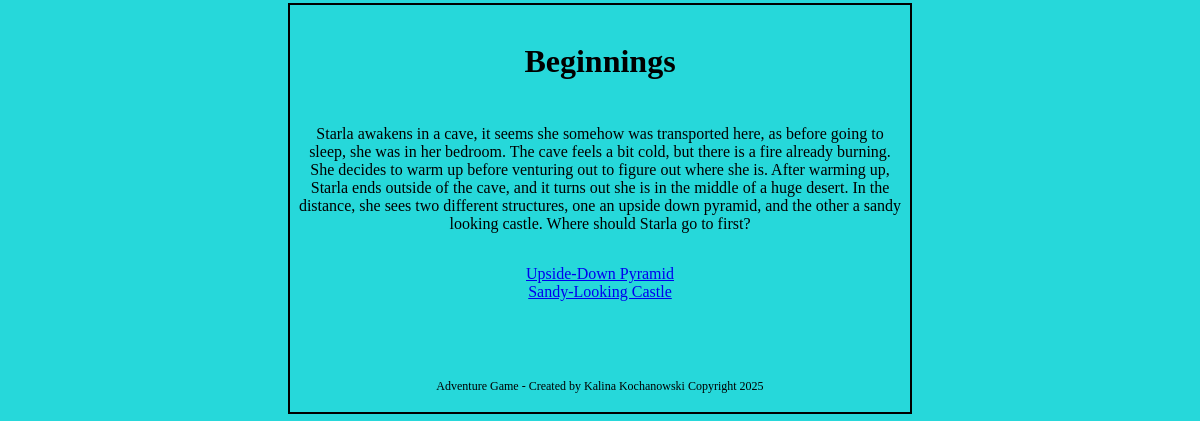
/adventure/scenario/1/, run on the app's committed database.
### adventure/models.py (models this page shows, shortened)
class Scenario(models.Model):
    title = models.CharField(max_length = 400)
    desc = models.TextField(verbose_name = "Description")

class Choice(models.Model):
    scenario = models.ForeignKey(Scenario, related_name = "choices", on_delete = models.CASCADE)
    choice = models.CharField(max_length = 350)
    next_scenario = models.ForeignKey(Scenario, related_name = "next_scene", on_delete = models.CASCADE)

### adventure/views.py (the view)
# urls.py: path('scenario/<int:scenario_id>/', views.adventure, name = 'game'),
def adventure(request, scenario_id):
    scenario = get_object_or_404(Scenario, pk = scenario_id)
    decisions = scenario.choices.all() # Gets all possible choices to be used for the specific scenario
    context = {'scenario' : scenario, "decisions" : decisions}
    return render(request, 'adventure/game.html', context)

### adventure/templates/adventure/game.html (shortened to what this page needs)
{% extends "adventure/base.html" %}
{% load static %}
{% block content %}
    <h1>{{ scenario.title }}</h1>
    <p>{{ scenario.desc }}</p>
    <ul>
        {% for decision in decisions %}
            <li><a href="{% url 'adventure:jump' decision.next_scenario.id %}" data-choice>{{ decision.choice }}</a></li>
        {% endfor %}
    </ul>
{% endblock %}

### adventure/templates/adventure/base.html (shortened to what this page needs)
{% load static %}
<!DOCTYPE html>
<html>
    <head>
        <link rel = "stylesheet" href = {% static "adventure/style.css" %}>
    </head>
    <body>
        {% block content %}{% endblock %}
    </body>
    <footer>
        <p>Adventure Game - Created by Kalina Kochanowski Copyright 2025</p>
    </footer>
</html>

### adventure/static/adventure/style.css (style rules this page uses)
h1, h2, h3 { font-family: Comic Sans MS, Comic Sans, cursive; text-align: center; padding: 0.5em; }
p { font-family: Comic Sans MS, Comic Sans, cursive; text-align: center; padding: 0.5em; }
ul { font-family: Comic Sans MS, Comic Sans, cursive; text-align: center; padding: 0.5em; list-style-type: none; }
body { background-color: #26d8da; color: #000000; border: 2.5px; border-style: double; margin-top: 0.2em; margin-right: 18em; margin-left: 18em; margin-bottom: 0em; }
footer { font-size: 12px; text-align: center; padding-top: 3em; }

### data on the page
Scenario: title "Beginnings", desc "Starla awakens in a cave, it seems she somehow was transported here, as before going to sleep, she was in her bedroom. The cave feels a bit cold, but there is a fire already burning. She decides to warm up before venturing out to figure out where she is. After warming up, Starla ends outside of the cave, and it turns out she is in the middle of a huge desert. In the distance, she sees two different structures, one an upside down pyramid, and the other a sandy looking castle. Where should Starla go to first?"
Choice: choice "Upside-Down Pyramid"
Choice: choice "Sandy-Looking Castle"
